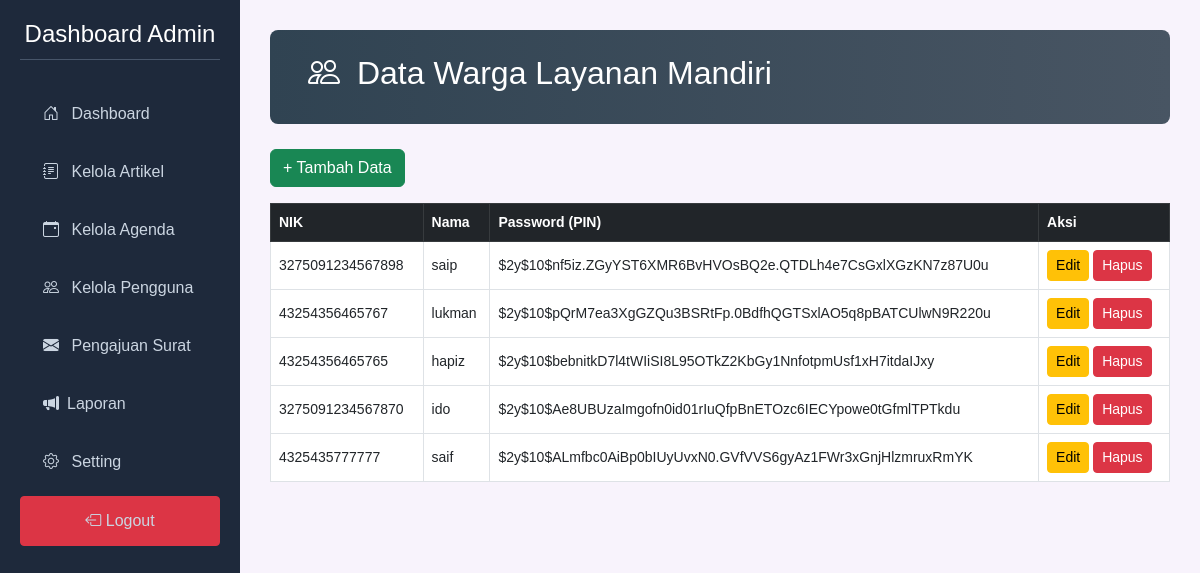
The page /resource/view/admin/mandiri_crud.php (signed in) on the database its author committed.
### tables this page shows
CREATE TABLE `masyarakat` (
  `id` int NOT NULL,
  `nama` varchar(100) NOT NULL,
  `nik` varchar(16) NOT NULL,
  `pin` varchar(255) NOT NULL
);

### resource/view/admin/mandiri_crud.php (the view, shortened to what this page needs)
<?php
include "../db.php";
$result = $conn->query("SELECT * FROM masyarakat");
?>
<!DOCTYPE html>
<html lang="id">
<head>
  <link rel="stylesheet" href="https://cdn.jsdelivr.net/npm/bootstrap@5.3.0/dist/css/bootstrap.min.css">
  <link rel="stylesheet" href="https://cdn.jsdelivr.net/npm/bootstrap-icons@1.10.5/font/bootstrap-icons.css">
  <link rel="stylesheet" href="../../css/crud.css">
</head>
<body>
<div class="sidebar">
    <h2>Dashboard Admin</h2>
    <a href="dashboard.php"><i class="bi bi-house-door m-2"></i> Dashboard</a>
    <a href="artikel_crud.php"><i class="bi bi-journal-text m-2"></i> Kelola Artikel</a>
    <a href="agenda_crud.php"><i class="bi bi-calendar-event m-2"></i> Kelola Agenda</a>
    <a href="mandiri_crud.php"><i class="bi bi-people m-2"></i> Kelola Pengguna</a>
    <a href="pengajuan.php"><i class="bi bi-envelope-fill m-2"></i> Pengajuan Surat</a>
    <a href="laporan.php"><i class="bi bi-megaphone-fill m-2"></i>Laporan</a>
    <a href="Setting_admin.php"><i class="bi bi-gear m-2"></i> Setting</a>
    <a href="../home.php" class="btn btn-danger"><i class="bi bi-box-arrow-left"></i> Logout</a>
</div>
<div class="main">
<div class="admin-header">
    <h2>
    <i class="bi bi-people m-2"></i>
    Data Warga Layanan Mandiri</h2>
</div>
    <a href="tambah_mandiri.php" class="btn btn-success mb-3">+ Tambah Data</a>
    <table class="table table-bordered bg-white">
        <thead class="table-dark">
            <tr>
                <th>NIK</th>
                <th>Nama</th>
                <th>Password (PIN)</th>
                <th>Aksi</th>
            </tr>
        </thead>
        <tbody>
            <?php while ($row = $result->fetch_assoc()): ?>
                <tr>
                    <td><?= htmlspecialchars($row['nik']) ?></td>
                    <td><?= htmlspecialchars($row['nama']) ?></td>
                    <td><?= htmlspecialchars($row['pin']) ?></td>
                    <td>
                        <a href="edit_mandiri.php?id=<?= $row['id'] ?>" class="btn btn-sm btn-warning">Edit</a>
                        <a href="hapus_mandiri.php?id=<?= $row['id'] ?>" onclick="return confirm('Yakin hapus?')" class="btn btn-sm btn-danger">Hapus</a>
                    </td>
                </tr>
            <?php endwhile; ?>
        </tbody>
    </table>
</div>
</body>
</html>

### resource/css/crud.css (style rules this page uses)
body { background-color: #f8f3fc; font-family: "Arial", sans-serif; }
.sidebar { height: 100vh; width: 240px; position: fixed; background-color: #1e293b; color: white; padding: 20px; }
.sidebar h2 { text-align: center; margin-bottom: 30px; font-size: 24px; border-bottom: 1px solid #475569; padding-bottom: 10px; }
.sidebar a { display: block; color: #cbd5e1; padding: 12px 15px; text-decoration: none; border-radius: 4px; margin-bottom: 10px; }
.main { margin-left: 240px; padding: 30px; }
.table td, .table th { vertical-align: middle; font-size: 14px; }
.admin-header { background: linear-gradient(to right, #304352, #485563); padding: 24px 30px; border-radius: 8px; color: white; margin-bottom: 25px; }

### rows shown on the page
masyarakat: nik "3275091234567898", nama "saip", pin "$2y$10$nf5iz.ZGyYST6XMR6BvHVOsBQ2e.QTDLh4e7CsGxlXGzKN7z87U0u"
masyarakat: nik "43254356465767", nama "lukman", pin "$2y$10$pQrM7ea3XgGZQu3BSRtFp.0BdfhQGTSxlAO5q8pBATCUlwN9R220u"
masyarakat: nik "43254356465765", nama "hapiz", pin "$2y$10$bebnitkD7l4tWIiSI8L95OTkZ2KbGy1NnfotpmUsf1xH7itdaIJxy"
masyarakat: nik "3275091234567870", nama "ido", pin "$2y$10$Ae8UBUzaImgofn0id01rIuQfpBnETOzc6IECYpowe0tGfmlTPTkdu"
masyarakat: nik "4325435777777", nama "saif", pin "$2y$10$ALmfbc0AiBp0bIUyUvxN0.GVfVVS6gyAz1FWr3xGnjHlzmruxRmYK"
